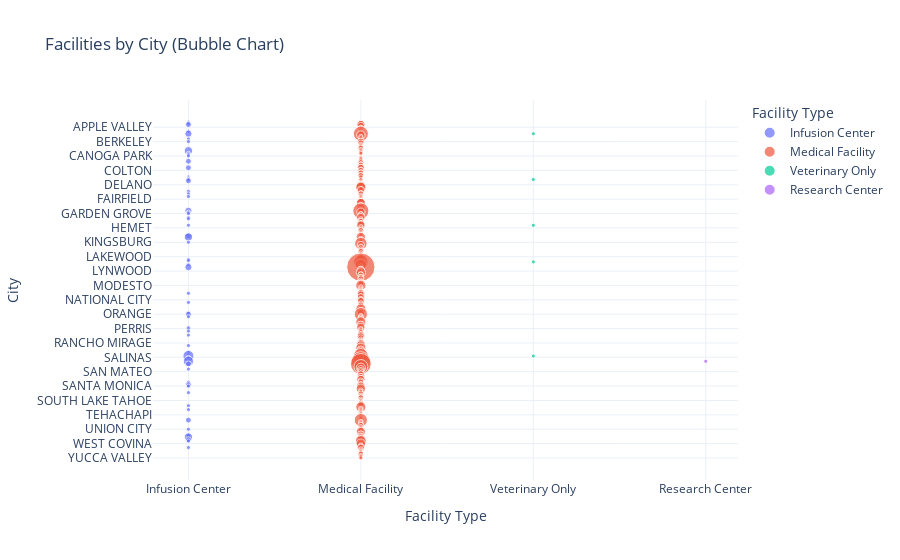

Notebook cell for this chart:
### Code cell
# Ensure the DataFrame is sorted by City
pharmacy_cities_sorted = pharmacy_cities.sort_values(by='City')

# Create the bubble chart for cities
city_bubble_fig = px.scatter(pharmacy_cities_sorted, 
                             x='Facility Type', 
                             y='City', 
                             size='Count', 
                             color='Facility Type',
                             title="Facilities by City (Bubble Chart)",
                             labels={'Count': 'Number of Facilities', 'City': 'City'},
                             template='plotly_white',
                             category_orders={"City": pharmacy_cities_sorted['City'].unique()})  # Enforce alphabetical order

city_bubble_fig.show()

### Figure 1 — Plotly figure (JSON) as saved in the notebook; plotly's stock layout.template omitted (floating-point values rounded to 4 significant figures; data arrays with more than 128 entries replaced by an {"elided": "..."} marker saying what was removed)
{"data": [{"hovertemplate": "Facility Type=%{x}<br>City=%{y}<br>Number of Facilities=%{marker.size}<extra></extra>", "legendgroup": "Infusion Center", "marker": {"color": "#636efa", "size": [1, 1, 2, 1, 3, 1, 1, 4, 1, 1, 1, 2, 2, 1, 1, 1, 2, 1, 1, 1, 3, 1, 1, 1, 1, 1, 2, 4, 1, 1, 1, 1, 3, 1, 1, 1, 2, 1, 1, 1, 1, 1, 1, 1, 1, 7, 1, 6, 2, 1, 1, 2, 1, 1, 1, 1, 2, 1, 1, 1, 4, 2, 1, 1], "sizemode": "area", "sizeref": 0.115, "symbol": "circle"}, "mode": "markers", "name": "Infusion Center", "orientation": "v", "showlegend": true, "x": ["Infusion Center", "Infusion Center", "Infusion Center", "Infusion Center", "Infusion Center", "Infusion Center", "Infusion Center", "Infusion Center", "Infusion Center", "Infusion Center", "Infusion Center", "Infusion Center", "Infusion Center", "Infusion Center", "Infusion Center", "Infusion Center", "Infusion Center", "Infusion Center", "Infusion Center", "Infusion Center", "Infusion Center", "Infusion Center", "Infusion Center", "Infusion Center", "Infusion Center", "Infusion Center", "Infusion Center", "Infusion Center", "Infusion Center", "Infusion Center", "Infusion Center", "Infusion Center", "Infusion Center", "Infusion Center", "Infusion Center", "Infusion Center", "Infusion Center", "Infusion Center", "Infusion Center", "Infusion Center", "Infusion Center", "Infusion Center", "Infusion Center", "Infusion Center", "Infusion Center", "Infusion Center", "Infusion Center", "Infusion Center", "Infusion Center", "Infusion Center", "Infusion Center", "Infusion Center", "Infusion Center", "Infusion Center", "Infusion Center", "Infusion Center", "Infusion Center", "Infusion Center", "Infusion Center", "Infusion Center", "Infusion Center", "Infusion Center", "Infusion Center", "Infusion Center"], "xaxis": "x", "y": ["ALAMEDA", "ALHAMBRA", "ANAHEIM", "ARROYO GRANDE", "BAKERSFIELD", "BEAUMONT", "BERKELEY", "BURBANK", "CAMARILLO", "CAMERON PARK", "CANOGA PARK", "CERRITOS", "CLOVIS", "COVINA", "CRESCENT CITY", "CULVER CITY", "CYPRESS", "ELK GROVE", "ENCINITAS", "ESCONDIDO", "FRESNO", "FULLERTON", "GARDEN GROVE", "GLENDALE", "GLENDORA", "HAYWARD", "INGLEWOOD", "IRVINE", "KINGSBURG", "LIVERMORE", "LODI", "LONG BEACH", "LOS ANGELES", "MORENO VALLEY", "NORTH HOLLYWOOD", "ONTARIO", "ORANGE", "OXNARD", "PASADENA", "PERRIS", "PISMO BEACH", "PLEASANTON", "REDDING", "RIVERSIDE", "ROSEVILLE", "SACRAMENTO", "SALINAS", "SAN DIEGO", "SAN FRANCISCO", "SAN LUIS OBISPO", "SANTA CRUZ", "SANTA MARIA", "SANTA MONICA", "SIGNAL HILL", "STANTON", "SUN VALLEY", "TORRANCE", "UNION CITY", "VALLEJO", "VAN NUYS", "VENTURA", "VISALIA", "WALNUT CREEK", "WHITTIER"], "yaxis": "y", "type": "scatter"}, {"hovertemplate": "Facility Type=%{x}<br>City=%{y}<br>Number of Facilities=%{marker.size}<extra></extra>", "legendgroup": "Medical Facility", "marker": {"color": "#EF553B", "size": {"elided": "244 int values"}, "sizemode": "area", "sizeref": 0.115, "symbol": "circle"}, "mode": "markers", "name": "Medical Facility", "orientation": "v", "showlegend": true, "x": {"elided": "244 str values"}, "xaxis": "x", "y": {"elided": "244 str values"}, "yaxis": "y", "type": "scatter"}, {"hovertemplate": "Facility Type=%{x}<br>City=%{y}<br>Number of Facilities=%{marker.size}<extra></extra>", "legendgroup": "Veterinary Only", "marker": {"color": "#00cc96", "size": [1, 1, 1, 1, 1], "sizemode": "area", "sizeref": 0.115, "symbol": "circle"}, "mode": "markers", "name": "Veterinary Only", "orientation": "v", "showlegend": true, "x": ["Veterinary Only", "Veterinary Only", "Veterinary Only", "Veterinary Only", "Veterinary Only"], "xaxis": "x", "y": ["BAKERSFIELD", "CULVER CITY", "HAYWARD", "LOMA LINDA", "SACRAMENTO"], "yaxis": "y", "type": "scatter"}, {"hovertemplate": "Facility Type=%{x}<br>City=%{y}<br>Number of Facilities=%{marker.size}<extra></extra>", "legendgroup": "Research Center", "marker": {"color": "#ab63fa", "size": [1], "sizemode": "area", "sizeref": 0.115, "symbol": "circle"}, "mode": "markers", "name": "Research Center", "orientation": "v", "showlegend": true, "x": ["Research Center"], "xaxis": "x", "y": ["SAN DIEGO"], "yaxis": "y", "type": "scatter"}], "layout": {"xaxis": {"anchor": "y", "domain": [0.0, 1.0], "title": {"text": "Facility Type"}, "categoryorder": "array", "categoryarray": ["Infusion Center", "Medical Facility", "Veterinary Only", "Research Center"]}, "yaxis": {"anchor": "x", "domain": [0.0, 1.0], "title": {"text": "City"}, "categoryorder": "array", "categoryarray": {"elided": "258 str values"}}, "legend": {"title": {"text": "Facility Type"}, "tracegroupgap": 0, "itemsizing": "constant"}, "title": {"text": "Facilities by City (Bubble Chart)"}}}
